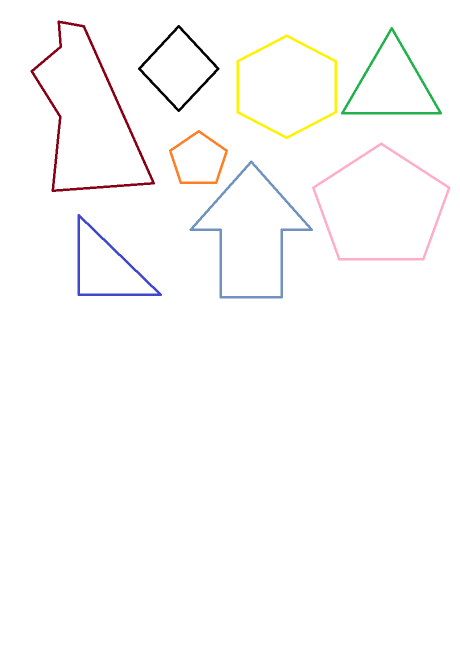
#> input picture Resources/Formes1.png, 919 x 1297 px (shown at 1/2 size)
$ python approxPolyDPTest.py
#> lines starting #> are read from the running program, lines starting #| are printed output that depends on the picture; after the words box and inside, x2 and y2 are one past the last pixel; in counts of white or black regions, pixels touching at a corner belong together; long printed decimals are rounded
#importing the module cv2
import cv2
#reading the image whose shape is to be detected using imread() function
imageread = cv2.imread('Resources/Formes1.png')
#> imageread is the input picture: shape (1297, 919, 3); mean B, G, R 251.6, 252, 252.5
#converting the input image to grayscale image using cvtColor() function
imagegray = cv2.cvtColor(imageread, cv2.COLOR_BGR2GRAY)
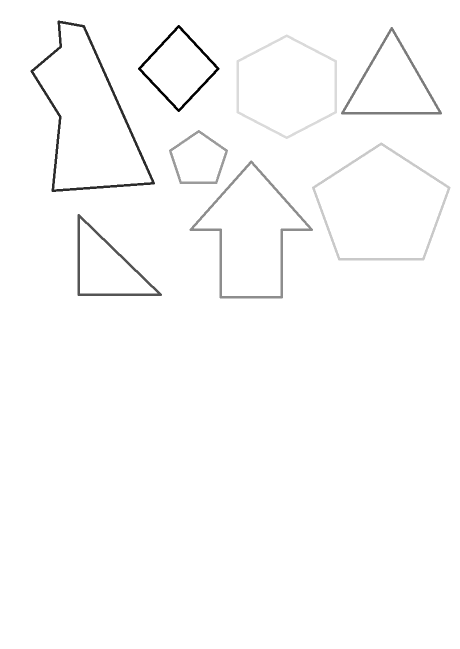
#> imagegray: shape (1297, 919) (shown at 1/2 size); min 0, max 255, mean 252.1
#using threshold() function to convert the grayscale image to binary image
_, imagethreshold = cv2.threshold(imagegray, 245, 255, cv2.THRESH_BINARY_INV)
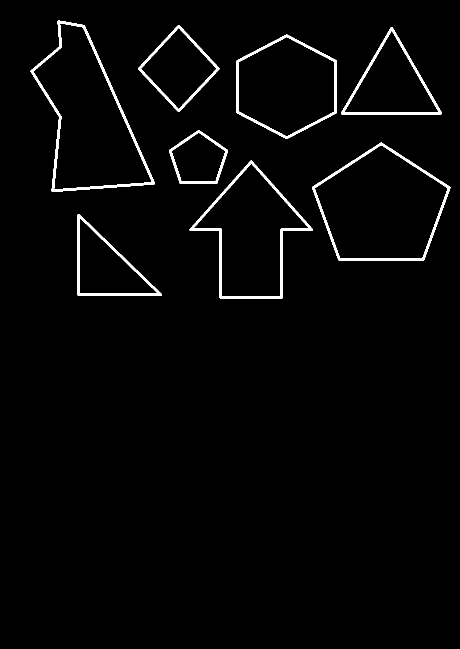
#> imagethreshold: shape (1297, 919) (shown at 1/2 size); 2.2% white; 8 white regions
#finding the contours in the given image using findContours() function
imagecontours, _ = cv2.findContours(imagethreshold, cv2.RETR_TREE, cv2.CHAIN_APPROX_SIMPLE)
#> imagecontours = 16 contours; largest, box (x1, y1, x2, y2) and area: (61, 41, 310, 384) 45350, (624, 285, 901, 521) 45053, (629, 290, 896, 517) 41814, (66, 46, 304, 380) 41384, (379, 321, 626, 597) 34723
#for each of the contours detected, the shape of the contours is approximated using approxPolyDP() function and the contours are drawn in the image using drawContours() function
for count in imagecontours:
  epsilon = 0.01 * cv2.arcLength(count, True)
  print(epsilon)
  approximations = cv2.approxPolyDP(count, epsilon, True)
  cv2.drawContours(imageread, [approximations], 0, (0), 3)
  #the name of the detected shapes are written on the image
  i, j = approximations[0][0]
  if len(approximations) == 3:
    cv2.putText(imageread, "Triangle", (i, j), cv2.FONT_HERSHEY_COMPLEX, 1, 0, 2)
  elif len(approximations) == 4:
    cv2.putText(imageread, "Rectangle", (i, j), cv2.FONT_HERSHEY_COMPLEX, 1, 0, 2)
  elif len(approximations) == 5:
    cv2.putText(imageread, "Pentagon", (i, j), cv2.FONT_HERSHEY_COMPLEX, 1, 0, 2)
  elif 6 < len(approximations) < 15:
    cv2.putText(imageread, "Ellipse", (i, j), cv2.FONT_HERSHEY_COMPLEX, 1, 0, 2)
  else:
    cv2.putText(imageread, "Circle", (i, j), cv2.FONT_HERSHEY_COMPLEX, 1, 0, 2)
#> this loop made 16 passes
#> (epsilon, i, j) on passes 3, 4, 5, 6, 7, 8, 9, 10, 15, 16: (8.96, 501, 321), (8.55, 502, 326), (8.56, 624, 374), (8.23, 629, 376), (3.75, 338, 300), (3.46, 342, 302), (6.94, 572, 69), (6.64, 573, 73), (10.46, 116, 41), (10.1, 120, 46)
#> (epsilon, approximations, i, j) on passes 1, 2, 11, 12, 13, 14: (5.67, [[155, 429], [156, 591], [323, 590]], 155, 429), (5.24, [[159, 437], [315, 586], [160, 587]], 159, 437), (6.32, [[782, 54], [682, 227], [882, 228]], 782, 54), (5.92, [[783, 61], [877, 223], [689, 224]], 783, 61), (4.83, [[356, 50], [276, 138], [358, 223], [438, 136]], 356, 50), (4.52, [[357, 55], [433, 137], [357, 218], [281, 137]], 357, 55)
#| 5.665
#| 5.244
#| 8.956
#| 8.552
#| 8.556
#| 8.235
#| 3.754
#| 3.460
#> (further printed lines are left out)
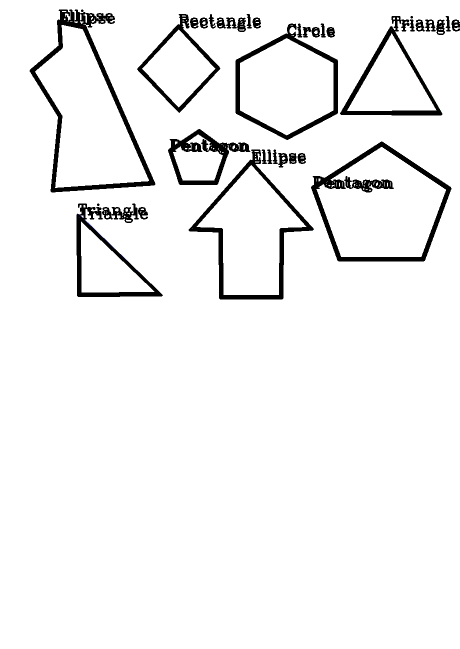
#> imageread: shape (1297, 919, 3) (shown at 1/2 size); 4.92% of pixels changed, all inside (x1, y1, x2, y2) = (59, 19, 919, 599)
#displaying the resulting image as the output on the screen
cv2.imshow("Resulting_image", imageread)
cv2.waitKey(0)

$ run again, with Resources/Rectangles.png copied over Resources/Formes1.png
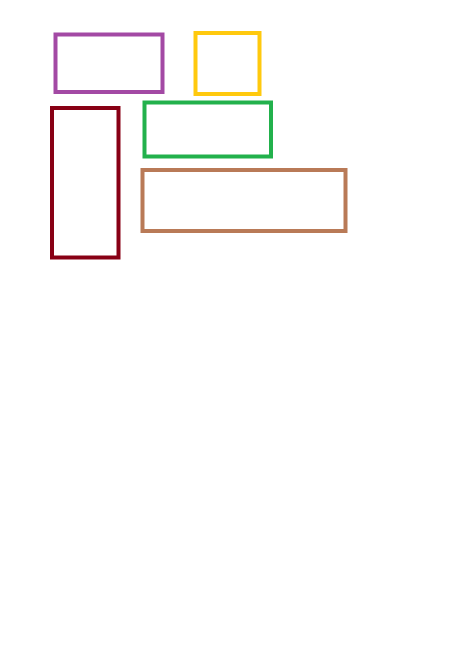
#> input picture Resources/Rectangles.png, 919 x 1297 px (shown at 1/2 size)
#> imageread is the input picture: shape (1297, 919, 3); mean B, G, R 250.4, 251.2, 252.3
#> `_, imagethreshold = cv2.threshold(imagegray, 245, 255, cv2.THRESH_BINA..`:
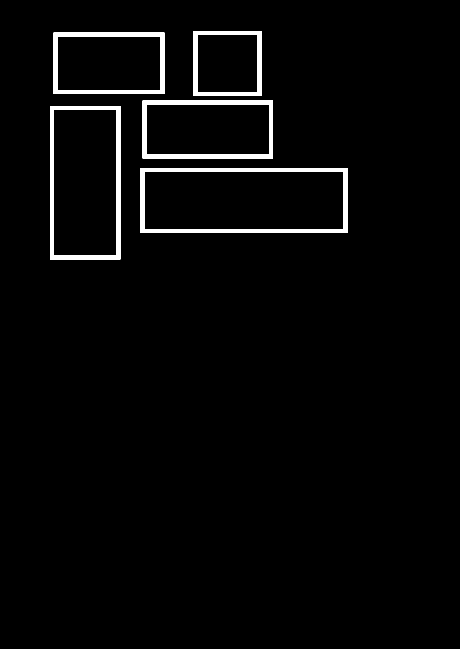
#> imagethreshold: shape (1297, 919) (shown at 1/2 size); 2.6% white; 5 white regions
#> imagecontours = 10 contours; largest, box (x1, y1, x2, y2) and area: (281, 336, 695, 466) 53277, (288, 343, 688, 459) 45883, (100, 212, 241, 519) 42840, (107, 219, 234, 512) 36790, (285, 201, 546, 317) 29900
#> the loop `for count in imagecontours:` made 10 passes
#> (epsilon, approximations, i, j) on passes 1 to 6: (10.84, [[281, 336], [281, 465], [694, 465], [694, 336]], 281, 336), (10.26, [[288, 344], [686, 343], [687, 457], [289, 458]], 288, 344), (8.92, [[100, 212], [100, 518], [240, 518], [240, 212]], 100, 212), (8.34, [[108, 219], [233, 220], [232, 511], [107, 510]], 108, 219), (7.5, [[285, 201], [285, 316], [545, 316], [545, 201]], 285, 201), (6.92, [[292, 209], [537, 208], [538, 308], [293, 309]], 292, 209)
#> (printed output is left out)
#> after the loop `for count in imagecontours:`:
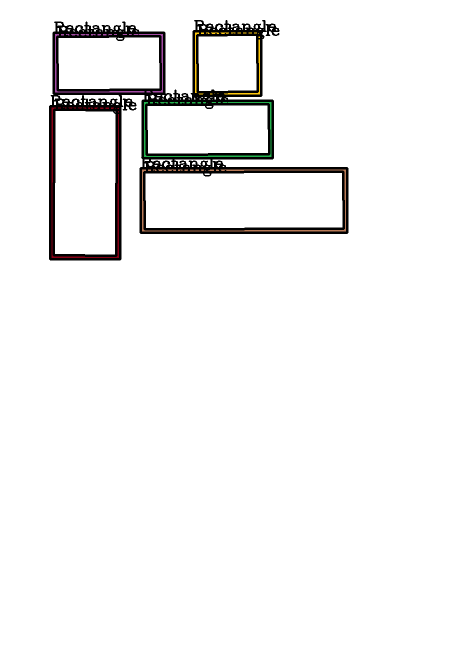
#> imageread: shape (1297, 919, 3) (shown at 1/2 size); 3.88% of pixels changed, all inside (x1, y1, x2, y2) = (98, 40, 697, 521)

$ run again, with Resources/Triangle.png copied over Resources/Formes1.png
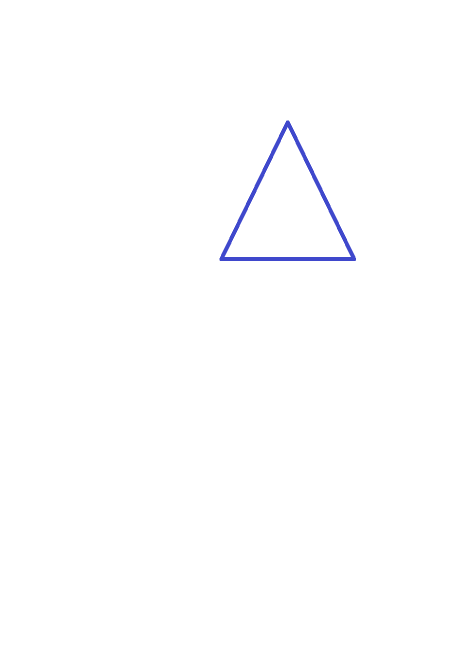
#> input picture Resources/Triangle.png, 919 x 1297 px (shown at 1/2 size)
#> imageread is the input picture: shape (1297, 919, 3); mean B, G, R 254.7, 253.9, 253.9
#> imagegray: shape (1297, 919); values 84 (black) and 255 (white), 99.4% white; 1 black region, box (x1, y1, x2, y2) and area: (439, 241, 712, 522) 6935
#> `_, imagethreshold = cv2.threshold(imagegray, 245, 255, cv2.THRESH_BINA..`:
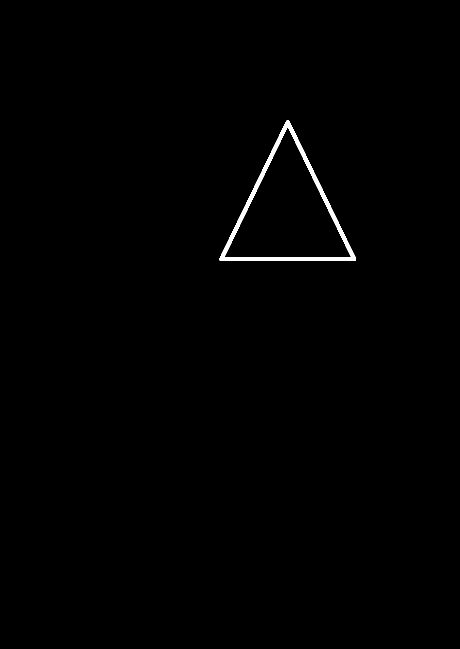
#> imagethreshold: shape (1297, 919) (shown at 1/2 size); 0.58% white; 1 white region
#> imagecontours = 2 contours; box (x1, y1, x2, y2) and area: (439, 241, 712, 522) 39418, (448, 253, 703, 515) 33287
#> the loop `for count in imagecontours:` made 2 passes
#> (epsilon, approximations, i, j) on passes 1 to 2: (9.46, [[573, 241], [439, 520], [710, 521]], 573, 241), (8.8, [[575, 253], [701, 514], [448, 513]], 575, 253)
#> (printed output is left out)
#> after the loop `for count in imagecontours:`:
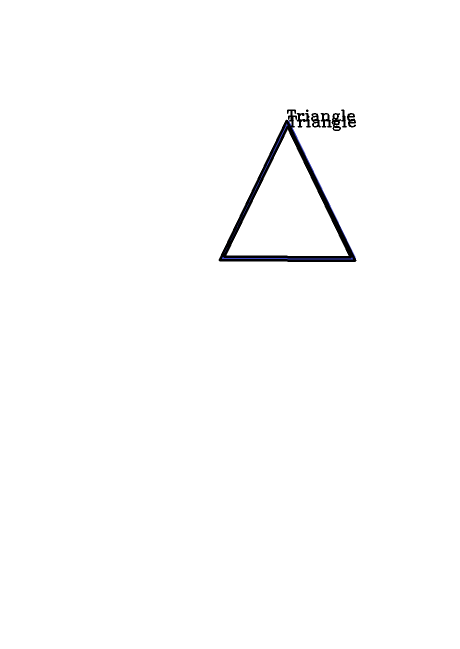
#> imageread: shape (1297, 919, 3) (shown at 1/2 size); 0.89% of pixels changed, all inside (x1, y1, x2, y2) = (437, 219, 713, 524)
